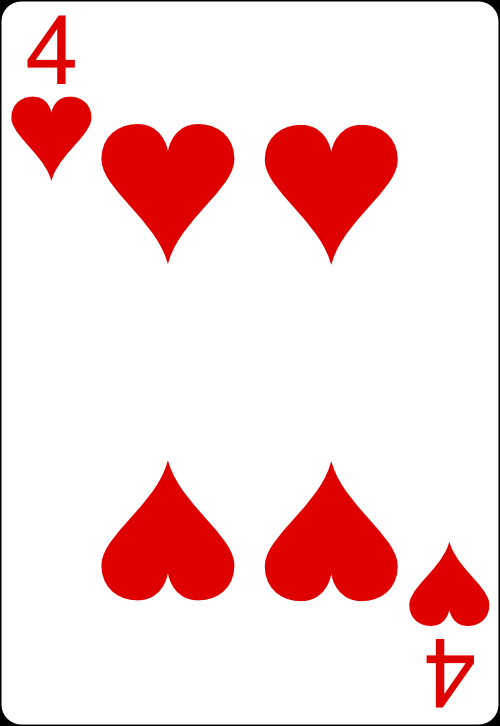
#> input picture 4_of_hearts.png, 500 x 726 px
$ python main.py
#> lines starting #> are read from the running program, lines starting #| are printed output that depends on the picture; after the words box and inside, x2 and y2 are one past the last pixel; in counts of white or black regions, pixels touching at a corner belong together
# Python program to illustrate
# template matching
import cv2
import numpy as np

# Read the main image
img_rgb = cv2.imread('4_of_hearts.png')
#> img_rgb is the input picture: shape (726, 500, 3); mean B, G, R 214.7, 214.7, 247.5

# Convert it to grayscale
img_gray = cv2.cvtColor(img_rgb, cv2.COLOR_BGR2GRAY)
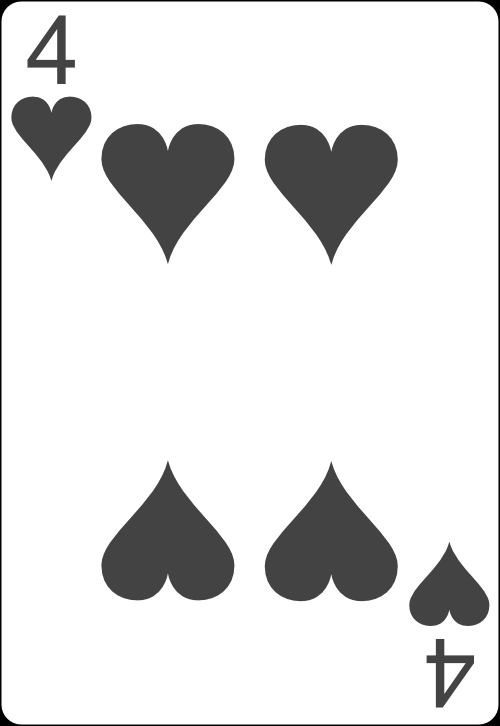
#> img_gray: shape (726, 500); min 0, max 255, mean 224.5

# Read the template
template = cv2.imread('4HRankSuite.PNG', 0)
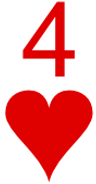
#> input picture 4HRankSuite.PNG, 96 x 184 px
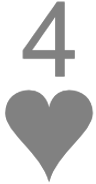
#> template: shape (184, 96); min 127, max 255, mean 211.1

# Store width and height of template in w and h
w, h = template.shape[::-1]
#> w = 96; h = 184

# Perform match operations.
res = cv2.matchTemplate(img_gray, template, cv2.TM_CCOEFF_NORMED)
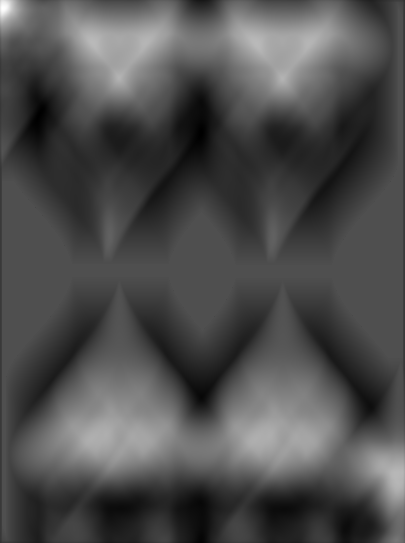
#> res: shape (543, 405) float32; min -0.373, max 0.831, mean -0.00412; drawn with min black and max white

# Specify a threshold
threshold = 0.8

# Store the coordinates of matched area in a numpy array
loc = np.where(res >= threshold)
#> loc = 23 positions, rows 5 to 10, columns 1 to 5

# Draw a rectangle around the matched region.
for pt in zip(*loc[::-1]):
    cv2.rectangle(img_rgb, pt, (pt[0] + w, pt[1] + h), (0, 255, 255), 2)
#> this loop made 23 passes
#> pt on passes 1 to 12: (2, 5), (3, 5), (2, 6), (3, 6), (4, 6), (5, 6), (1, 7), (2, 7), (3, 7), (4, 7), (5, 7), (1, 8)
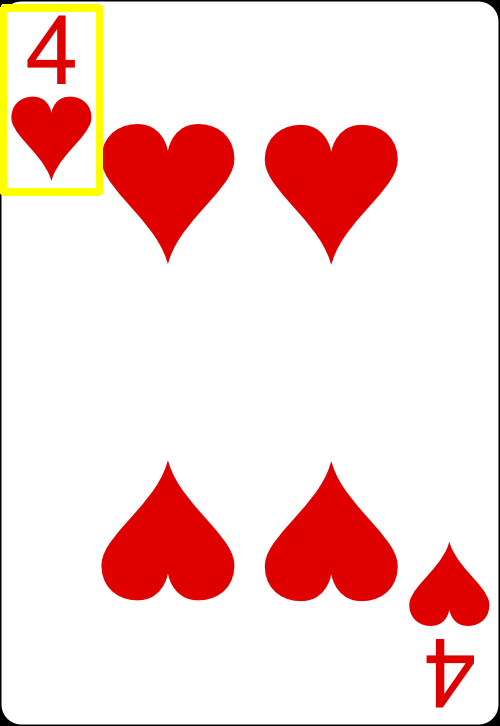
#> img_rgb: shape (726, 500, 3); 1.13% of pixels changed, all inside (x1, y1, x2, y2) = (0, 4, 103, 196)

# Show the final image with the matched area.
cv2.imshow('Detected', img_rgb)
cv2.waitKey(300000)
